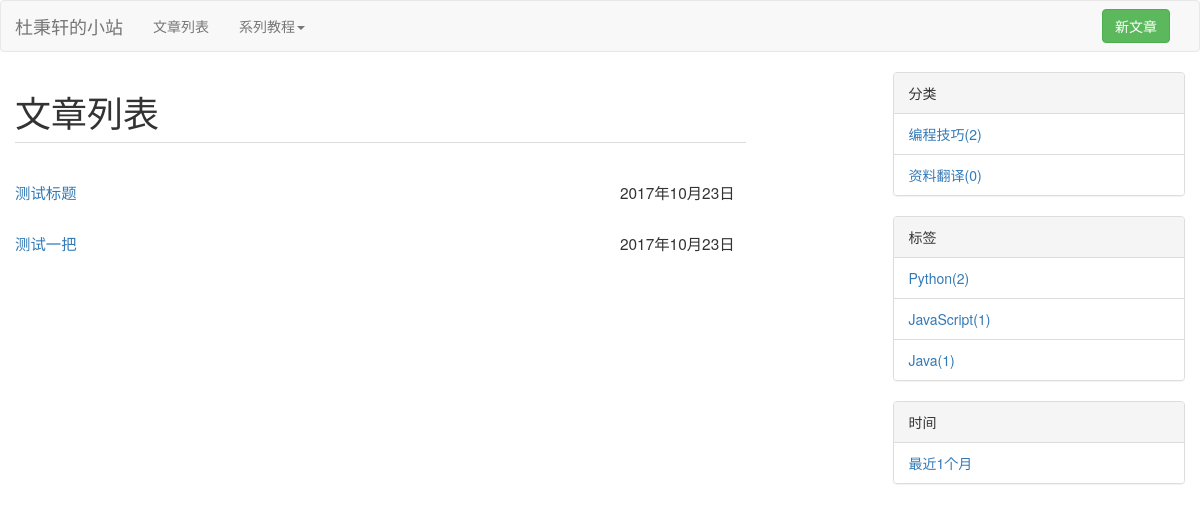
The page /article/list/ on the database as committed earlier.
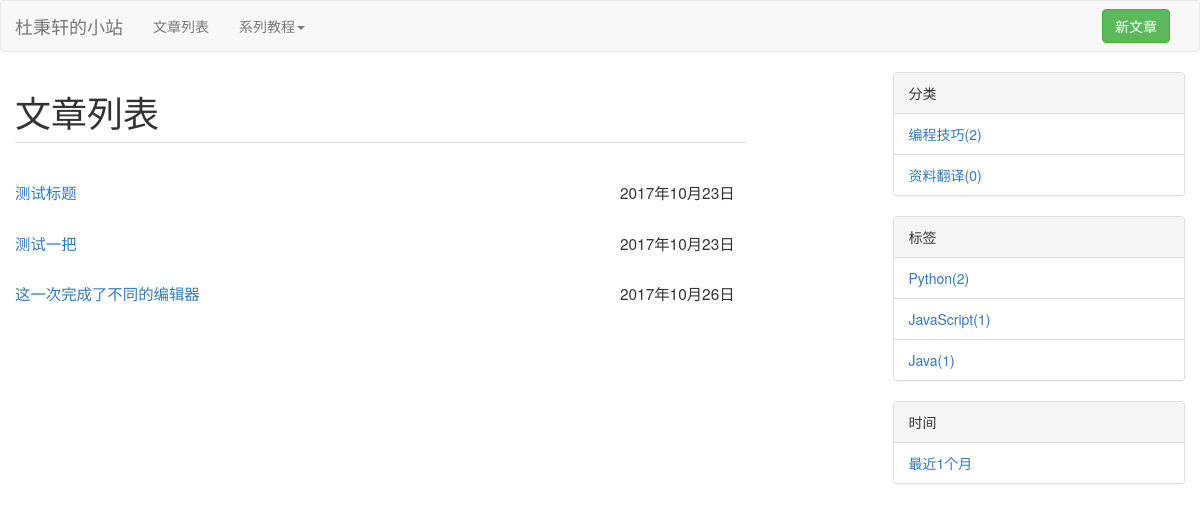
The same page on the database as committed later.
### website/models.py (models this page shows, shortened)
class Article(models.Model):
    title = models.CharField(max_length=100, null=True, verbose_name='标题')
    content = models.TextField(null=True, verbose_name='内容')
    tags = models.ManyToManyField('Tag', null=True, verbose_name='标签', related_name='tags')
    categories = models.ForeignKey('Category', null=True, verbose_name='分类', related_name='categories')
    publish_time = models.DateTimeField(auto_now_add=True, verbose_name='发布时间')
    modify_time = models.DateTimeField(auto_now=True, verbose_name='修改时间')
    editor = models.CharField(max_length=32, default='MD', verbose_name='编辑器')
    access_count = models.BigIntegerField(default=0, verbose_name='阅读量')

class Category(models.Model):
    name = models.CharField(max_length=128, unique=True, verbose_name='名称')
    def count(self):
        return len(self.categories.all())

class Tag(models.Model):
    name = models.CharField(max_length=128, unique=True, verbose_name='名称')
    def count(self):
        return len(self.tags.all())

### website/views.py (the view)
def article_list_page(request):
    articles = Article.objects.all()
    tags = Tag.objects.all()
    categories = Category.objects.all()
    return render(request, 'website/article_list_page.html', {'articles': articles, 'tags': tags,
                                                              'categories': categories})

### website/templates/website/article_list_page.html (shortened to what this page needs)
{% extends 'website/base.html' %}
{% block body_content %}
    <div class="container">
        <div class="row">
            <div class="col-md-9">
                <div class="row">
                    <h1>文章列表</h1>
                </div>
                <div class="row">
                    <div class="col-md-10" style="background-color: gainsboro"></div>
                </div>
                <br/>
                <div class="row">
                    {% for article in articles %}
                        <div class="row article-list">
                            <div class="col-lg-3">
                                <a href="{% url 'article:article_page' article.id %}">{{ article.title }}</a>
                            </div>
                            <div class="col-lg-3 col-md-push-5">
                                <p>{{ article.publish_time | date:'Y年m月d日' }}</p>
                            </div>
                        </div>
                    {% endfor %}
                </div>
            </div>
            <div class="col-md-3">
                <div class="row">
                    <div class="panel panel-default">
                        <div class="panel-heading">分类</div>
                        <ul class="list-group">
                            {% for cate in categories %}
                                <li class="list-group-item">
                                    <a href="#">{{ cate.name }}({{ cate.count }})</a>
                                </li>
                            {% endfor %}
                        </ul>
                    </div>
                </div>
                <div class="row">
                    <div class="panel panel-default">
                        <div class="panel-heading">标签</div>
                        <ul class="list-group">
                            {% for tag in tags %}
                                <li class="list-group-item">
                                    <a href="#">{{ tag.name }}({{ tag.count }})</a>
                                </li>
                            {% endfor %}
                        </ul>
                    </div>
                </div>
                <div class="row">
                    <div class="panel panel-default">
                        <div class="panel-heading">时间</div>
                        <ul class="list-group">
                            <li class="list-group-item"><a href="#">最近1个月</a></li>
                        </ul>
                    </div>
                </div>
            </div>
        </div>
    </div>
{% endblock %}

Rows that differ between the two databases and show on the page:
added Article: title "这一次完成了不同的编辑器", publish_time "2017年10月26日"
